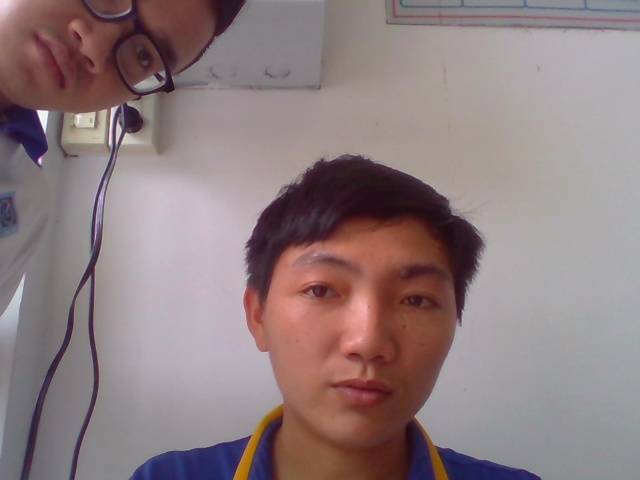
#> input picture Dataset/huynh/huynh_0.jpg, 640 x 480 px, given in place of huynh_0.jpg_0.jpg, which was not available
$ python crop_image.py
#> lines starting #> are read from the running program, lines starting #| are printed output that depends on the picture; pictures that were not available may be replaced by others from this repository, and a replacement may not be noted
from PIL import Image
import cv2
import numpy as np
import os, os.path

i = 0
faceCascade = cv2.CascadeClassifier('haarcascade_frontalface_default.xml') #load pre-trained model
name = input("what is your name: ")
#> the answer given: ../../Dataset/huynh/huynh_0.jpg

# path joining version for other paths
DIR = 'Dataset/' + str(name) + "/"

file_counter = len([name for name in os.listdir(DIR) if os.path.isfile(os.path.join(DIR, name))])
while i < file_counter:
  try:
    image = Image.open(DIR + str(name) +'_'+str(i)+'.jpg')
#> image is the input picture: PIL image 640x480 RGB; mean R, G, B 142.5, 125.7, 127.4
    image_data = np.asarray(image)

    faces = faceCascade.detectMultiScale(
        image_data,  #an image
        scaleFactor=1.1, #Parameter specifying how much the image size is reduced at each image scale e.g reduce size by 10%
        minNeighbors=5,  #Higher value results in less detections but with higher quality. 3~6 is a good value
        minSize=(30, 30) #Minimum possible object size. Objects smaller than that are ignored
      )
#> faces = [[248, 202, 232, 232]]

    x = y = w = h = 0
    for (x, y, w, h) in faces:
      pass
#> this loop made 1 pass
    area = (x, y, x+w, y+h)
#> area = (248, 202, 480, 434)
    cropped_img = image.crop(area)
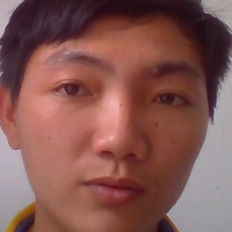
#> cropped_img: PIL image 232x232 RGB; mean R, G, B 132, 87.1, 81.9
    cropped_img.save(DIR + str(name) +'_'+str(i)+'.jpg')
    i += 1
  except:
    i += 1
    try:
      os.remove(DIR + str(name) +'_'+str(i)+'.jpg')
    except:
      pass
    pass

$ run again, on Dataset/khai/khai_1.jpg
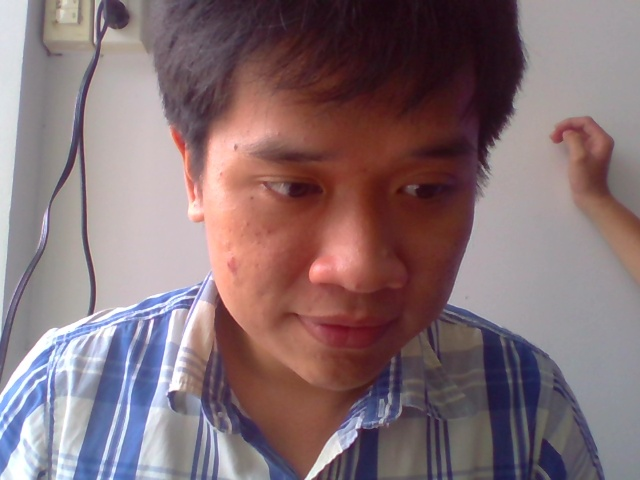
#> input picture Dataset/khai/khai_1.jpg, 640 x 480 px, given in place of khai_1.jpg_0.jpg, which was not available
#> image is the input picture: PIL image 640x480 RGB; mean R, G, B 133, 111.6, 115.9
#> faces = [[187, 77, 329, 329]]
#> the loop `for (x, y, w, h) in faces:` made 1 pass
#> area = (187, 77, 516, 406)
#> `cropped_img = image.crop(area)`:
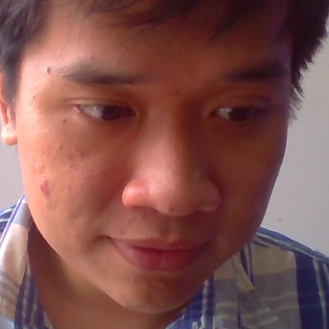
#> cropped_img: PIL image 329x329 RGB; mean R, G, B 127.7, 82.2, 78.9

$ run again, on Dataset/khai/khai_10.jpg
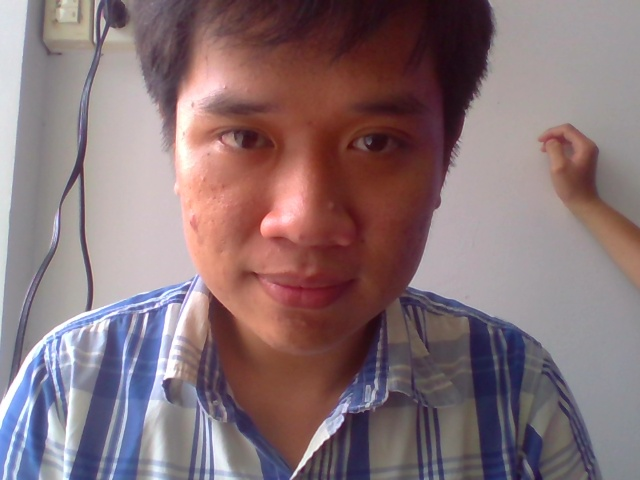
#> input picture Dataset/khai/khai_10.jpg, 640 x 480 px, given in place of khai_10.jpg_0.jpg, which was not available
#> image is the input picture: PIL image 640x480 RGB; mean R, G, B 135.5, 114.1, 118.2
#> faces = [[143, 25, 331, 331]]
#> the loop `for (x, y, w, h) in faces:` made 1 pass
#> area = (143, 25, 474, 356)
#> `cropped_img = image.crop(area)`:
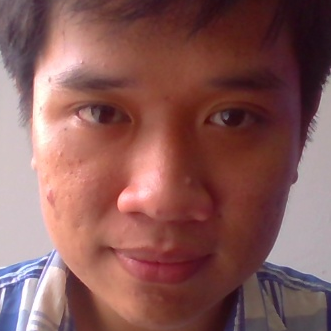
#> cropped_img: PIL image 331x331 RGB; mean R, G, B 135.9, 90.7, 88.2

$ run again, on Dataset/tu/tu_0.jpg
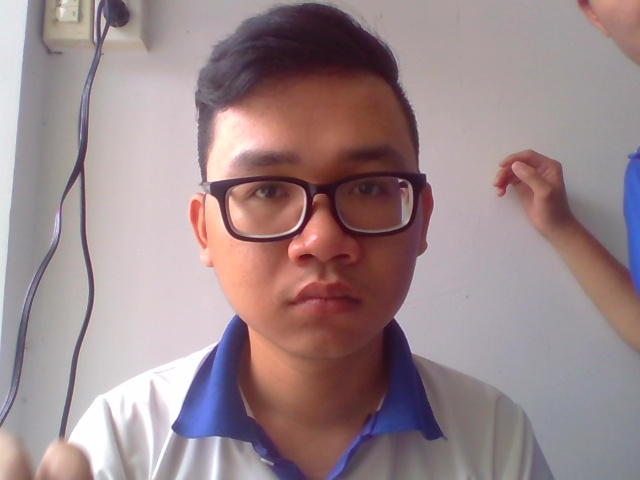
#> input picture Dataset/tu/tu_0.jpg, 640 x 480 px, given in place of tu_0.jpg_0.jpg, which was not available
#> image is the input picture: PIL image 640x480 RGB; mean R, G, B 155.6, 136, 138.8
#> faces = [[172, 85, 275, 275]]
#> the loop `for (x, y, w, h) in faces:` made 1 pass
#> area = (172, 85, 447, 360)
#> `cropped_img = image.crop(area)`:
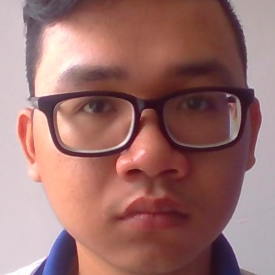
#> cropped_img: PIL image 275x275 RGB; mean R, G, B 156.3, 113.1, 110.1
